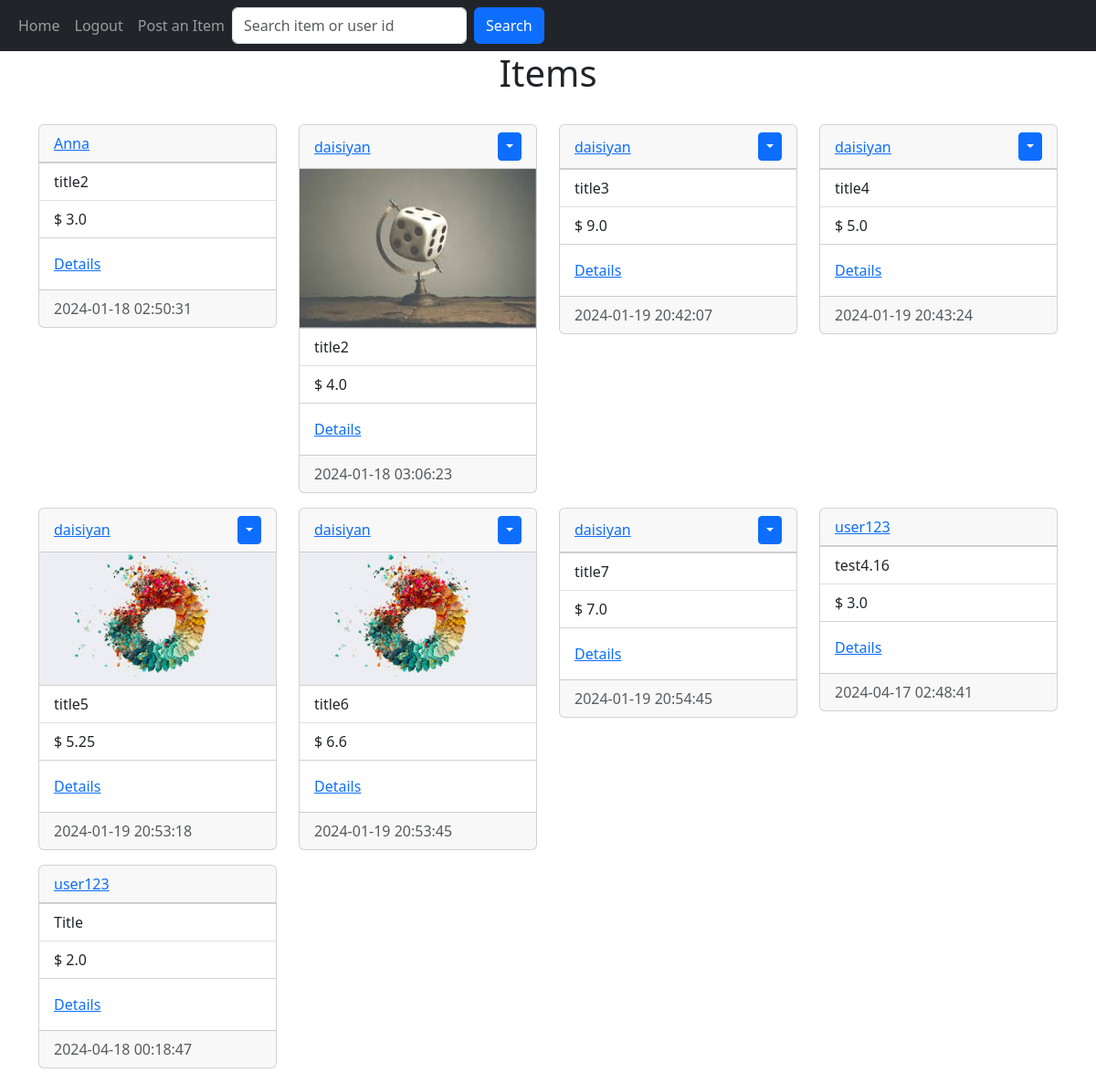
The app's page /home (signed in) with its own data.
### website/models.py (models this page shows)
class Item(db.Model):
    id = db.Column(db.Integer, primary_key=True)
    title = db.Column(db.Text, nullable=False)
    description = db.Column(db.Text, nullable=False)
    price = db.Column(db.Float, nullable=False)
    thumbnail=db.Column(db.String, nullable=False)
    images = db.relationship('Image', backref='item', passive_deletes=True)
    state = db.Column(db.Boolean, default=True, nullable = False) #true: the item is available/ false: it is not available
    user_id = db.Column(db.Integer, db.ForeignKey('user.id', ondelete="CASCADE"), nullable = False)
    date_created = db.Column(db.DateTime(timezone=True), default=func.now())
    comments =  db.relationship('Comment', backref='item', passive_deletes=True)

class User(db.Model, UserMixin):
    id = db.Column(db.Integer, primary_key=True)
    email = db.Column(db.String(150), unique=True)
    username = db.Column(db.String(150), unique=True)
    password = db.Column(db.String(150))
    date_created = db.Column(db.DateTime(timezone=True), default=func.now())
    items = db.relationship('Item', backref='user', passive_deletes=True)
    comments =  db.relationship('Comment', backref='user', passive_deletes=True)
    contact = db.Column(db.String, nullable=False)

### website/views.py (the view)
@views.route("/")
@views.route("/home")
@login_required
def home():
    items = Item.query.all()
    image_sources = [f'/website/static/UPLOAD_FOLDER/{Image.filename}' for item in items]
    return render_template("home.html", user=current_user, items = items, image_sources=image_sources)

### website/__init__.py (called while the page is built)
def create_app():
    app = Flask(__name__)
    app.config['SECRET_KEY'] = 'daisiyan205125'
    app.config['SQLALCHEMY_DATABASE_URI'] = f'sqlite:///{DB_NAME}'
    app.config['UPLOAD_FOLDER'] = UPLOAD_FOLDER
    print(app.config['SQLALCHEMY_DATABASE_URI'])
    db.init_app(app)
    from .views import views
    from .auth import auth
    app.register_blueprint(views, url_prefix= '/')
    app.register_blueprint(auth, url_prefix= '/')
    from .models import User, Item, Comment
    create_database(app)
    login_manager = LoginManager()
    login_manager.login_view = 'auth.login'
    login_manager.init_app(app)
    @login_manager.user_loader
    def load_user(id):
        return User.query.get(int(id))
    return app

### website/templates/home.html (shortened to what this page needs)
{% extends "item_div.html" %}

### website/templates/item_div.html (shortened to what this page needs)
{% extends "base.html" %}
{% block content %}
  <h1 align="center">{% block header %} Items {% endblock %}</h1>
  <br/>
  <div class="row">
    {% for item in items %}
      <div class="col-sm-6 col-md-4 col-lg-3 mb-3">
        <div class="card" style="width: 100%">
          <div class="card-header d-flex justify-content-between align-items-center">
            <a href="/items/{{item.user_id}}">{{item.user.username}}</a>
            {% if user.id == item.user_id %}
              <div class="btn-group">
                <button type="button" class="btn btn-sm btn-primary dropdown-toggle" data-bs-toggle="dropdown"></button>
              </div>
            {% endif %}
          </div>
          <img class="img-fluid" src="{{ url_for('static', filename='img/' + item.thumbnail) }}" alt="" />
          <ul class="list-group list-group-flush">
            <li class="list-group-item">{{item.title}}</li>
            <li class="list-group-item">$ {{item.price}}</li>
          </ul>
          <div class="card-body">
            <a href="/single_item/{{item.id}}" class="card-link">Details</a>
          </div>
          <div class="card-footer text-muted">{{item.date_created}}</div>
        </div>
      </div>
    {% endfor %}
  </div>
{% endblock %}

### records on screen
Item: user.username "Anna", title "title2", price "3.0", date_created "2024-01-18 02:50:31"
Item: user.username "daisiyan", thumbnail (picture), title "title2", price "4.0", date_created "2024-01-18 03:06:23"
Item: user.username "daisiyan", title "title3", price "9.0", date_created "2024-01-19 20:42:07"
Item: user.username "daisiyan", title "title4", price "5.0", date_created "2024-01-19 20:43:24"
Item: user.username "daisiyan", thumbnail (picture), title "title5", price "5.25", date_created "2024-01-19 20:53:18"
Item: user.username "daisiyan", thumbnail (picture), title "title6", price "6.6", date_created "2024-01-19 20:53:45"
Item: user.username "daisiyan", title "title7", price "7.0", date_created "2024-01-19 20:54:45"
Item: user.username "user123", title "test4.16", price "3.0", date_created "2024-04-17 02:48:41"
Item: user.username "user123", title "Title", price "2.0", date_created "2024-04-18 00:18:47"
